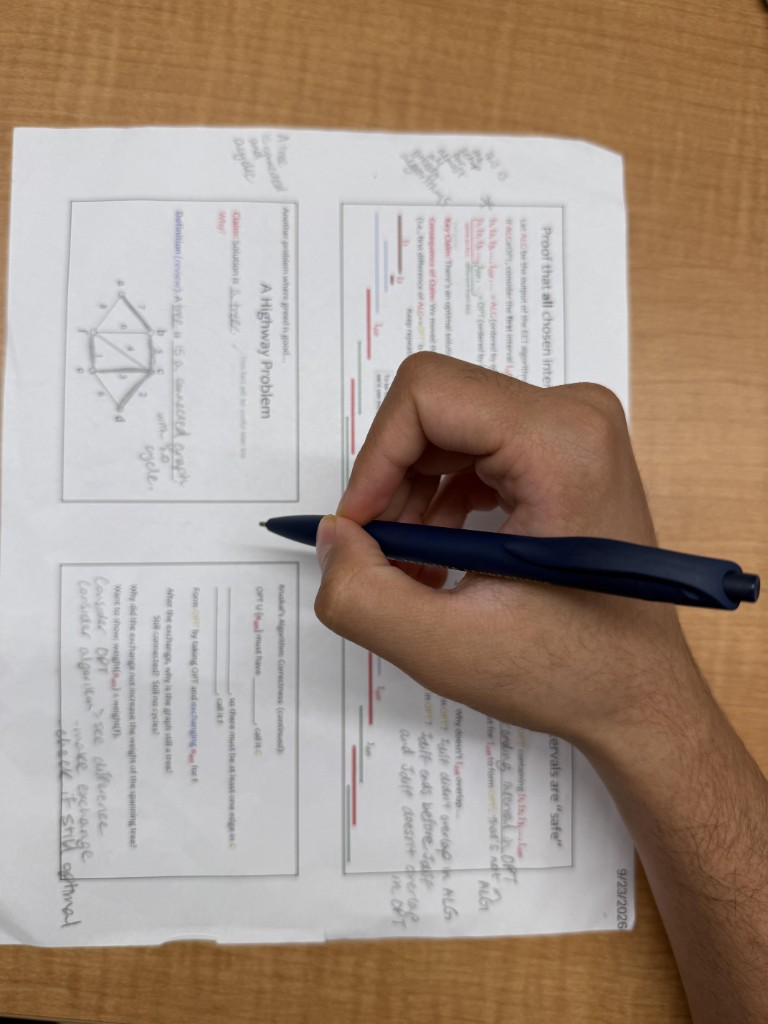
#> input picture data/pen_reference.jpg, 768 x 1024 px
$ python -i pen_profile.py   (imports and definitions only)
#> lines starting #> are read from the running program, lines starting #| are printed output that depends on the picture; after the words box and inside, x2 and y2 are one past the last pixel; in counts of white or black regions, pixels touching at a corner belong together
#> further down, picture is the input picture: shape (1024, 768, 3); mean B, G, R 134.3, 148, 165.8
"""
Pen profile: what THIS pen looks like, learned once from the overhead camera.  Owner: Dev 2.

    python tools/capture_pen.py        # lay the pen on the page, hands out, click its writing tip

Saved to data/pen_profile.json:
  * a colour model, P(pen | HSV colour), learned against everything else in the view (paper,
    print, desk), so shadows and printed text don't look like the pen
  * the average colour of the writing end and of the back end, so the tip detector knows which
    end writes no matter which way the pen points
  * the pen's size in pixels at capture time
"""
from __future__ import annotations

import json
import os
from dataclasses import dataclass
from typing import Optional, Tuple

import cv2
import numpy as np

PROFILE_PATH = "data/pen_profile.json"
BINS = (18, 8, 8)                     # H, S, V
RANGES = [0, 180, 0, 256, 0, 256]
END_FRAC = 0.25                       # each end descriptor uses this fraction of the pen length

Point = Tuple[float, float]


@dataclass
class PenSegment:
    mask: np.ndarray        # uint8 0/255, full size
    tip: Point              # pen ends along its axis (orientation not known yet)
    back: Point
    width: float            # pixels


@dataclass
class PenProfile:
    hist: np.ndarray                       # float32 BINS, P(pen | colour) in 0..1
    tip_lab: Tuple[float, float, float]
    back_lab: Tuple[float, float, float]
    length_px: float
    width_px: float
    image_size: Tuple[int, int]

    # -------------------------------------------------------------- use
    # [29 lines left out: functions probability, tip_likeness, save, load, not called in this run]


# ------------------------------------------------------------------ capture
def segment_pen(frame: np.ndarray, region: Optional[np.ndarray] = None) -> Optional[PenSegment]:
    """Find the pen on the page: the largest long, narrow, non-skin object that differs from the
    paper (a hand holding it is fine). region: optional polygon (page corners, pixels)."""
    h, w = frame.shape[:2]
#> h = 1024; w = 768
    inside = np.zeros((h, w), np.uint8)
    if region is not None:
        cv2.fillConvexPoly(inside, np.int32(region), 255)
    else:
        inside[5:-5, 5:-5] = 255
    lab = cv2.cvtColor(cv2.GaussianBlur(frame, (5, 5), 0), cv2.COLOR_BGR2LAB).astype(np.float32)
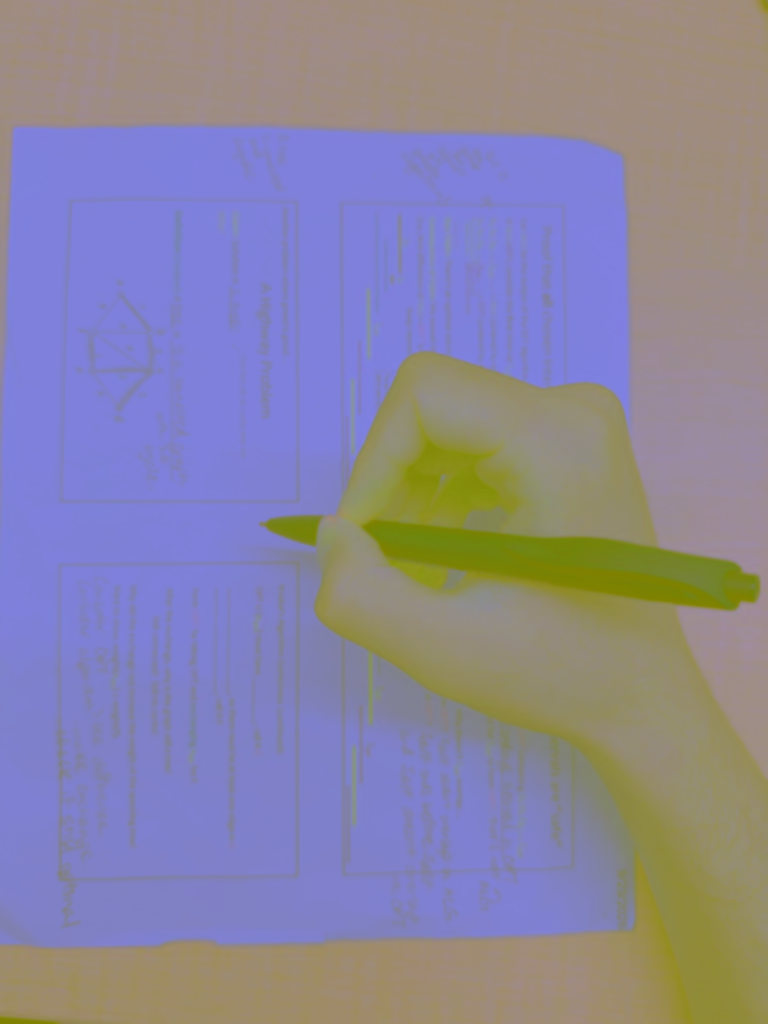
#> lab: shape (1024, 768, 3) float32; mean B, G, R 158.3, 133.5, 139.1
    paper = np.median(lab[inside > 0], axis=0)
#> paper = [163, 130, 128]
    diff = np.linalg.norm((lab - paper) * np.float32([0.6, 1.0, 1.0]), axis=2)
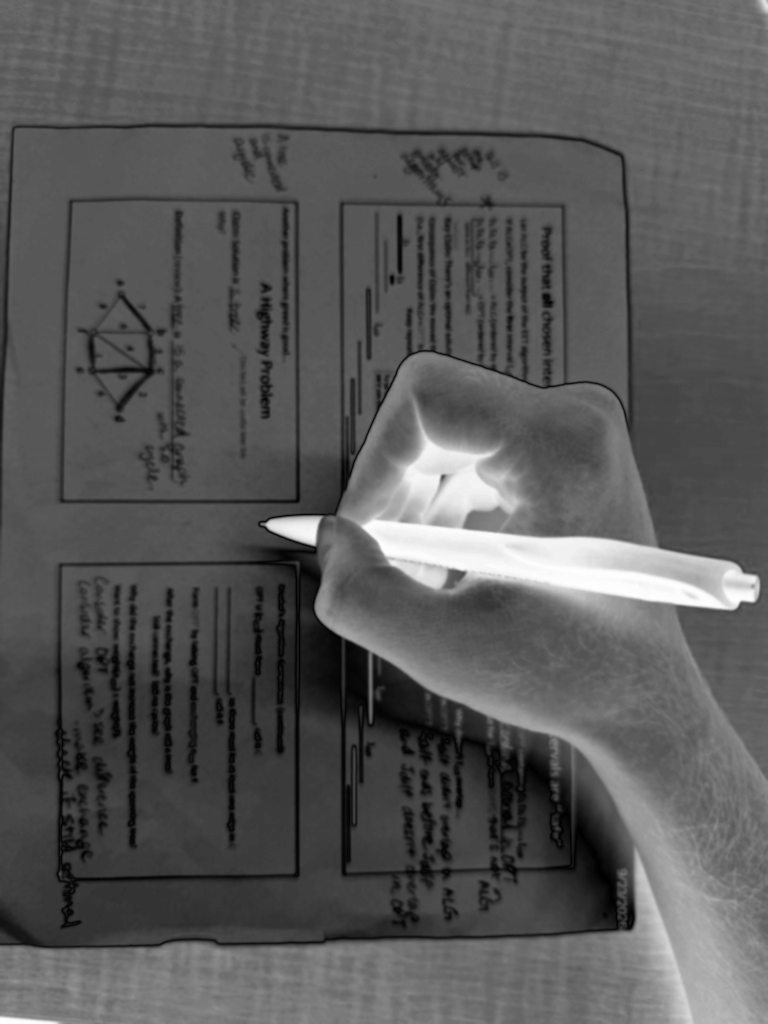
#> diff: shape (1024, 768) float32; min 0, max 97.85, mean 34.3; drawn with min black and max white
    mask = ((diff > 28) & (inside > 0)).astype(np.uint8) * 255
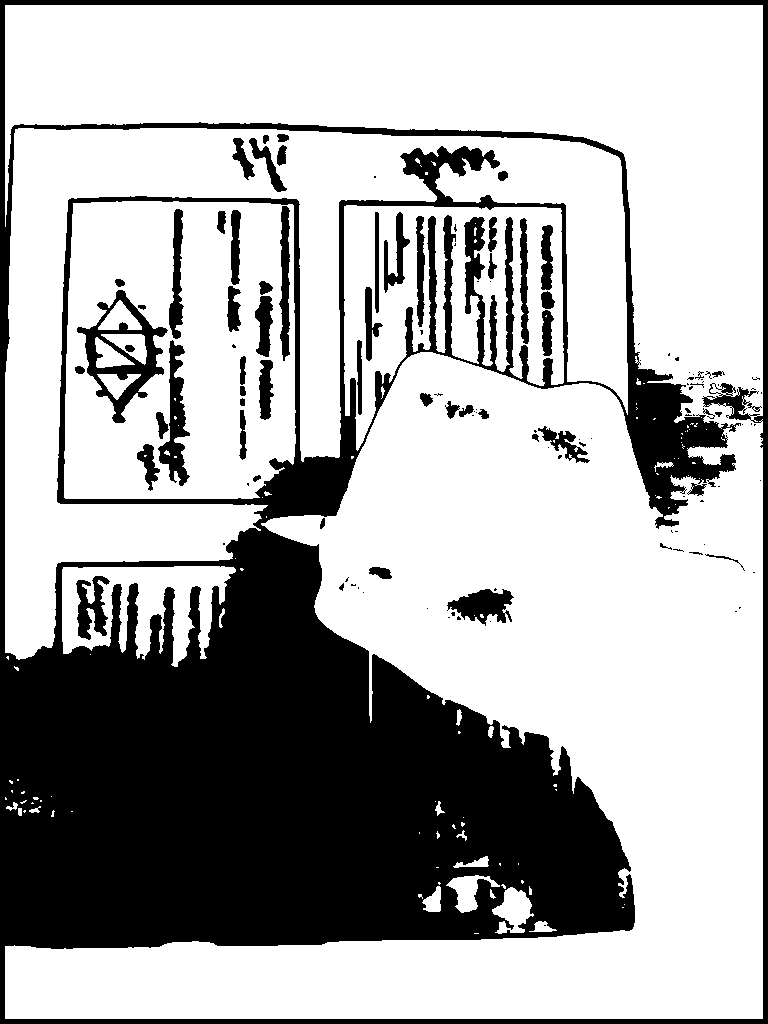
#> mask: shape (1024, 768); 68% white; 125 black regions (67 under 20 px), largest, box (x1, y1, x2, y2) and area: (0, 0, 768, 1024) 228779, (77, 290, 168, 423) 3510, (158, 340, 190, 486) 1920
    k = max(3, int(round(w / 150)) | 1)                     # removes print strokes, keeps the pen
#> k = 5
    skin = cv2.inRange(cv2.cvtColor(frame, cv2.COLOR_BGR2YCrCb), (25, 138, 97), (255, 185, 128))
#> skin: shape (1024, 768); 45.2% white; 33 white regions (21 under 20 px), largest, box (x1, y1, x2, y2) and area: (0, 0, 768, 1024) 353308, (352, 746, 357, 827) 397, (350, 378, 356, 455) 375
    skin = cv2.morphologyEx(skin, cv2.MORPH_CLOSE, cv2.getStructuringElement(cv2.MORPH_ELLIPSE, (2 * k + 1, 2 * k + 1)))
#> skin: shape (1024, 768); 45.4% white; 26 white regions (16 under 20 px), largest, box (x1, y1, x2, y2) and area: (0, 0, 768, 1024) 354868, (366, 288, 378, 359) 413, (352, 746, 357, 827) 397
    mask[cv2.dilate(skin, cv2.getStructuringElement(cv2.MORPH_ELLIPSE, (k, k))) > 0] = 0
#> mask: shape (1024, 768); 26.5% white; 91 white regions (59 under 20 px), largest, box (x1, y1, x2, y2) and area: (5, 128, 627, 660) 92717, (64, 201, 296, 499) 52049, (344, 205, 564, 441) 25346
    mask = cv2.morphologyEx(mask, cv2.MORPH_OPEN, cv2.getStructuringElement(cv2.MORPH_ELLIPSE, (k, k)))
#> mask: shape (1024, 768); 26.1% white; 40 white regions (2 under 20 px), largest, box (x1, y1, x2, y2) and area: (5, 128, 627, 660) 92486, (64, 201, 296, 499) 51298, (344, 205, 564, 441) 23536
    mask = cv2.morphologyEx(mask, cv2.MORPH_CLOSE, cv2.getStructuringElement(cv2.MORPH_ELLIPSE, (2 * k + 1, 2 * k + 1)))
#> mask: shape (1024, 768); 30% white; 13 white regions, largest, box (x1, y1, x2, y2) and area: (0, 128, 627, 667) 210809, (367, 510, 757, 608) 16865, (407, 445, 496, 509) 2531
    n, labels, stats, _ = cv2.connectedComponentsWithStats(mask, connectivity=8)
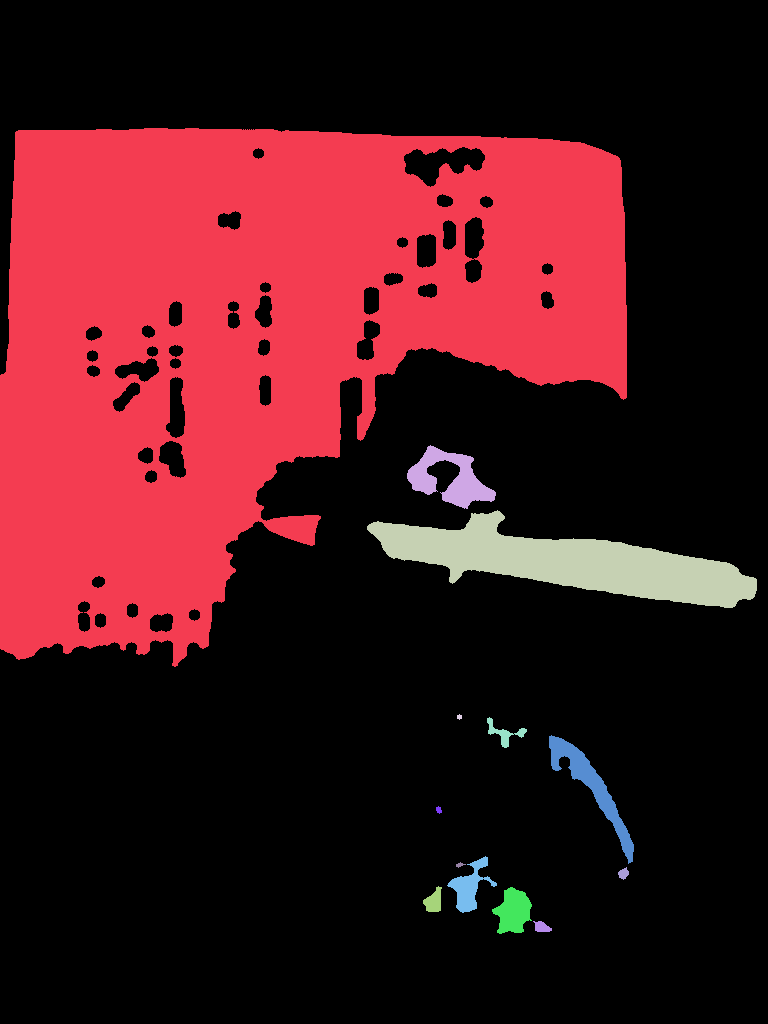
#> labels: shape (1024, 768) int32; 14 distinct labels, from 0 to 13; one colour per label, 0 black
#> n = 14; stats = 14 rows, first 6: [0, 0, 768, 1024, 550714], [0, 128, 627, 539, 210809], [407, 445, 89, 64, 2531], [367, 510, 390, 98, 16865], [457, 714, 5, 6, 22], [487, 717, 40, 31, 341]
    best, best_area, best_rect = 0, 0, None
    for i in range(1, n):
        area = int(stats[i, cv2.CC_STAT_AREA])
        if area < 0.0005 * w * h:
            continue
        ys, xs = np.nonzero(labels == i)
        rect = cv2.minAreaRect(np.column_stack([xs, ys]).astype(np.float32))
        short, long_ = sorted(rect[1])
        if long_ >= 0.08 * max(w, h) and long_ >= 4 * max(short, 1.0) and area > best_area:
            best, best_area, best_rect = i, area, rect
#> this loop made 13 passes
#> (area, short, long_, best, best_area, best_rect) on pass 3: (16865, 76.67, 393.1, 3, 16865, ((561.8, 554.2), (76.67, 393.1), -84.96))
#> area on passes 4, 5, 7, 9, 10, 11: 22, 341, 33, 29, 90, 312
#> after the loop, best = 3; best_area = 16865
    if not best:
        return None
    pen = (labels == best).astype(np.uint8) * 255
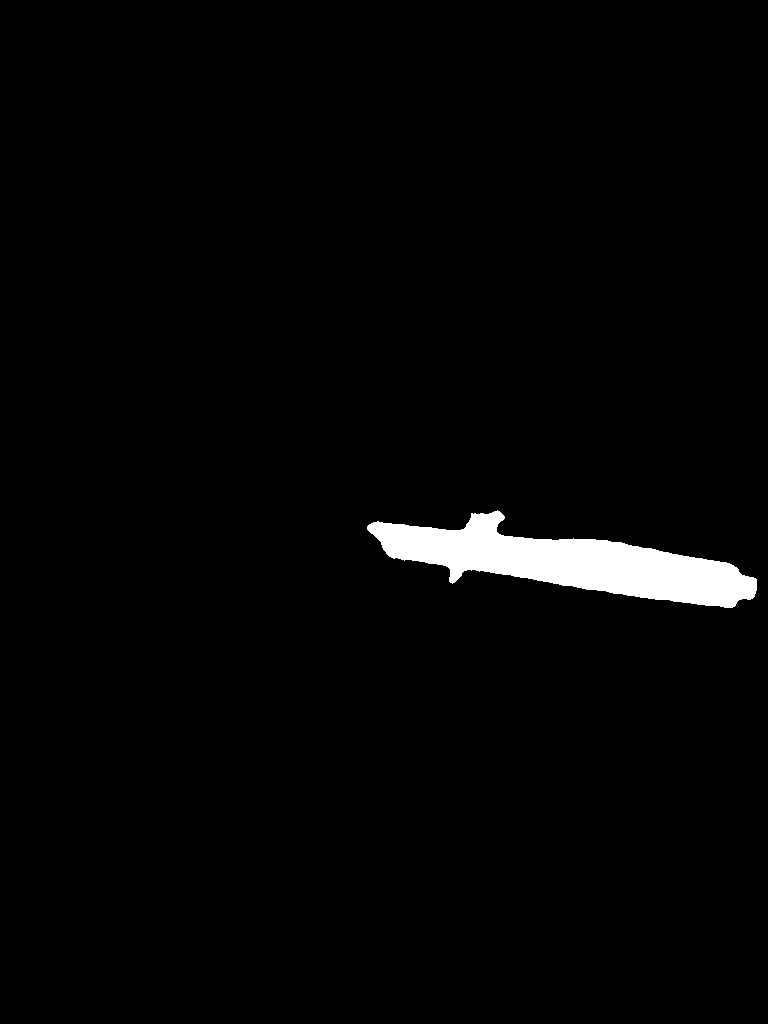
#> pen: shape (1024, 768); 2.1% white; 1 white region, box (x1, y1, x2, y2) and area: (367, 510, 757, 608) 16865
    ys, xs = np.nonzero(pen)
#> ys = 16865 values from 510 to 607; xs = 16865 values, max 756 at index 13275, min 367 at index 543, mean 568.4
    pts = np.column_stack([xs, ys]).astype(np.float32)
#> pts = 16865 pairs, first value 367 to 756, second value 510 to 607
    vx, vy, cx, cy = cv2.fitLine(pts, cv2.DIST_L2, 0, 0.01, 0.01).ravel()
#> vx = 0.99; vy = 0.14; cx = 568.4; cy = 561.8
    proj = (pts[:, 0] - cx) * vx + (pts[:, 1] - cy) * vy
#> proj = 16865 values, max 189.7 at index 15405, min -204.4 at index 543, mean 2.22e-05
    lo, hi = np.percentile(proj, 0.5), np.percentile(proj, 99.5)
#> lo = -196; hi = 185.1
    a = (float(cx + lo * vx), float(cy + lo * vy))
#> a = (374.3, 534.3)
    b = (float(cx + hi * vx), float(cy + hi * vy))
#> b = (751.7, 587.8)
    return PenSegment(pen, a, b, float(min(best_rect[1])))


# [24 lines left out: function build_profile, not called in this run]

>>> import cv2
>>> picture = cv2.imread('../data/pen_reference.jpg')
>>> result = segment_pen(picture)
